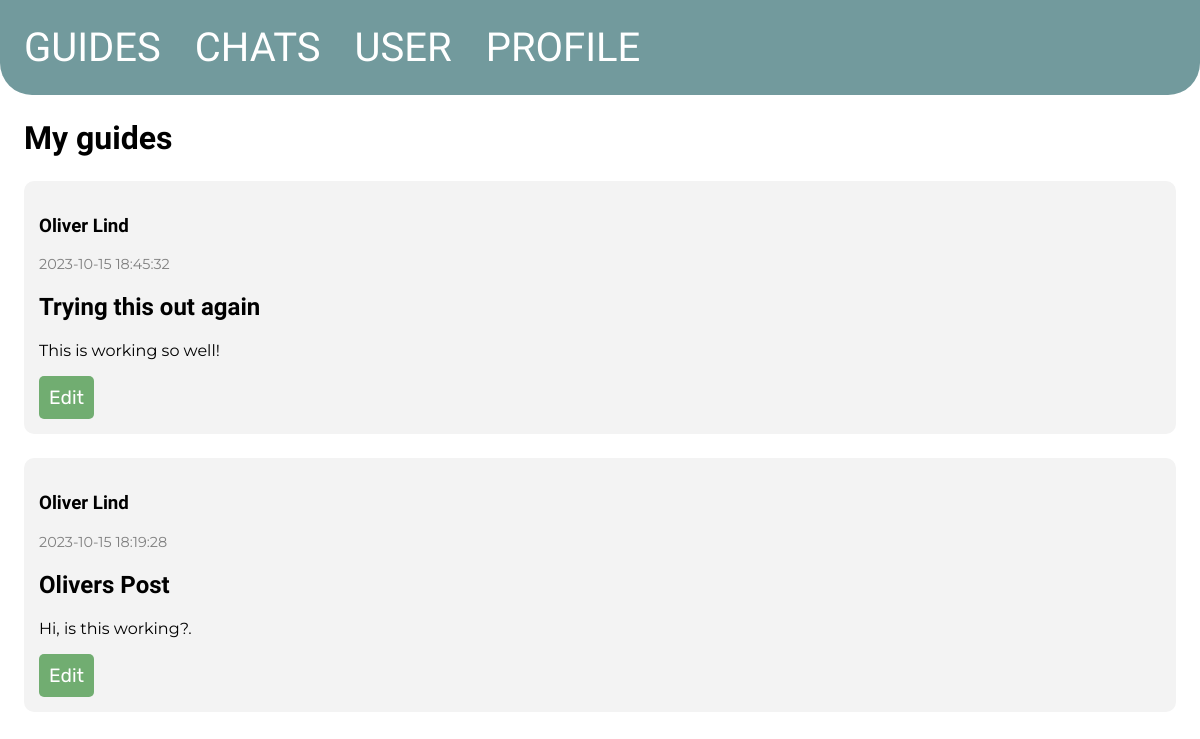
Before: /my-guides/ with the older database file.
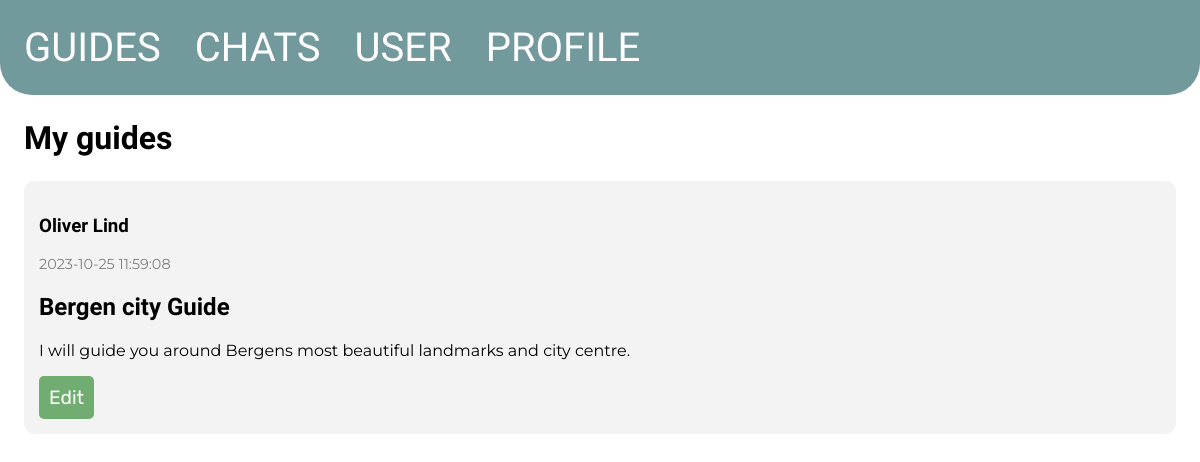
After: the same page with the newer database file.
### tables this page shows
CREATE TABLE posts
(
    id       INTEGER PRIMARY KEY AUTOINCREMENT,
    byUser   INTEGER,
    created  TIMESTAMP NOT NULL DEFAULT CURRENT_TIMESTAMP,
    title    TEXT      NOT NULL,
    content  TEXT      NOT NULL,
    country  TEXT      NOT NULL,
    city     TEXT      NOT NULL,
    language TEXT,
    price    INTEGER   NOT NULL,
    FOREIGN KEY (byUser) REFERENCES user (id)
);

CREATE TABLE user
(
    id        INTEGER PRIMARY KEY AUTOINCREMENT,
    firstname TEXT NOT NULL,
    lastname  TEXT NOT NULL,
    age       INTEGER,
    country   TEXT
);

### app.py (the view)
@app.route('/my-guides/')
def guides():
    global user_id
    conn = get_db_connection()
    posts = conn.execute('SELECT * FROM posts, user WHERE byUser = ? AND user.id = posts.byUser ORDER BY posts.id DESC',
                         (user_id,)).fetchall()
    conn.close()
    return render_template('my-guides.html', posts=posts)

### app.py (called while the page is built)
def get_db_connection():
    conn = sqlite3.connect('database.db')
    conn.row_factory = sqlite3.Row
    return conn

### templates/my-guides.html
{% extends 'base.html' %}
{% block content %}
    <h1 id="title">{% block title %} My guides {% endblock %}</h1>
    {% for post in posts %}
        <div class='post'>
            <h3>{{ post['firstname'] }}</h3>
            <p id="date">{{ post['created'] }}</p>
            <h2>{{ post['title'] }}</h2>
            <p>{{ post['content'] }}</p>
            <a href="{{ url_for('edit', id=post['id']) }}">Edit</a>
        </div>
    {% endfor %}
{% endblock %}

### templates/base.html (shortened to what this page needs)
<!DOCTYPE html>
<html lang="en">
<head>
</head>
<body>
<nav>
    <a href="{{ url_for('index') }}">GUIDES</a>
    <a href="{{ url_for('chat') }}">CHATS</a>
    <a href="{{ url_for('user') }}">USER</a>
    <a href="{{ url_for('profile') }}">PROFILE</a>
</nav>
<div class="content">
    {% block content %} {% endblock %}
</div>
</body>
</html>

### templates/base.html (style rules this page uses)
.post { padding: 15px; margin: 2vw; background-color: #f3f3f3; border-radius: 10px; }
body { margin: 0; padding-bottom: 7rem; }
nav { background-color: #729a9d; padding: 2vw; border-radius: 0 0 2rem 2rem; }
nav a { color: #ffffff; font-size: 2.5em; margin-right: 30px; text-decoration: none; font-family: 'Onest', sans-serif; transition: 300ms; }
h1, h2, h3 { font-family: 'Lexend', sans-serif; }
#title { margin: 2vw; }
p { font-family: 'Montserrat', sans-serif; }
a { font-family: 'Rubik', sans-serif; text-decoration: none; }
body .post a { font-family: 'Rubik', sans-serif; font-size: 1.2em; display: inline-block; border-radius: 5px; padding: 10px; color: #ffffff; background-color: #71ad71; outline: none; border: none; transition: 300ms; }
#date { color: grey; font-size: 0.9rem; }

Changed rows visible on the page:
removed posts: firstname "Oliver Lind", created "2023-10-15 18:45:32", title "Trying this out again", content "This is working so well!"
removed posts: firstname "Oliver Lind", created "2023-10-15 18:19:28", title "Olivers Post", content "Hi, is this working?."
now on this page (row edited): posts: firstname "Oliver Lind", created "2023-10-25 11:59:08", title "Bergen city Guide", content "I will guide you around Bergens most beautiful landmarks and city centre."
